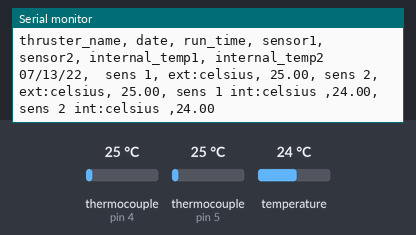
A sketch run on a simulated Arduino Uno, built with avr-gcc and run on an emulated ATmega328P. Shown: the last lines printed to the serial monitor. The test bench sets the inputs (shaded band); at power-on: thermocouple (sensors on pin 4, pin 5) 25 °C, temperature 24 °C.

Above: at 1.7 s.
1.8 s: thermocouple (sensor on pin 4) set to 6 °C
At 1.8 s:
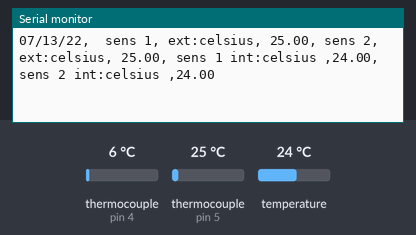
6.0 s: thermocouple (sensor on pin 5) set to 6 °C
At 6.4 s:
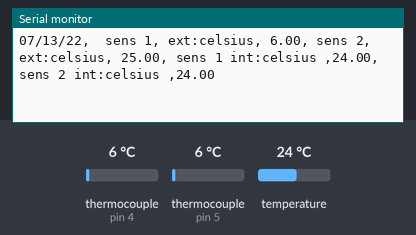
10.2 s: temperature set to 0 °C
At 10.8 s:
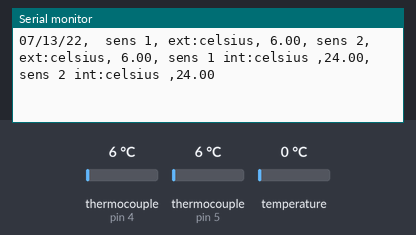
14.4 s: thermocouple (sensor on pin 4) set to 75 °C
At 14.9 s:
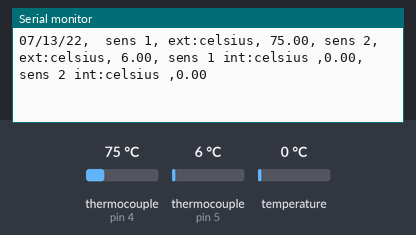
18.6 s: thermocouple (sensor on pin 5) set to 75 °C
At 19.1 s:
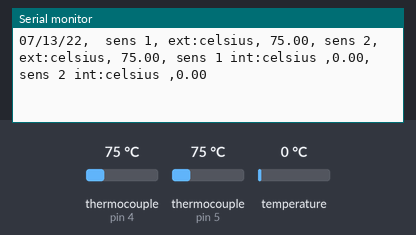
20.1 s: temperature set to 12 °C
At 21.2 s:
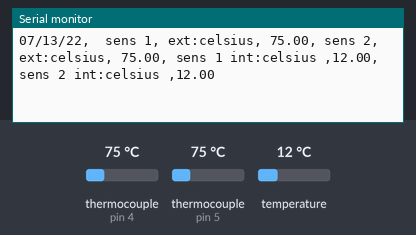
Timing chart, 0 to 22.6 s (numbered marks = the images above; inputs shaded):
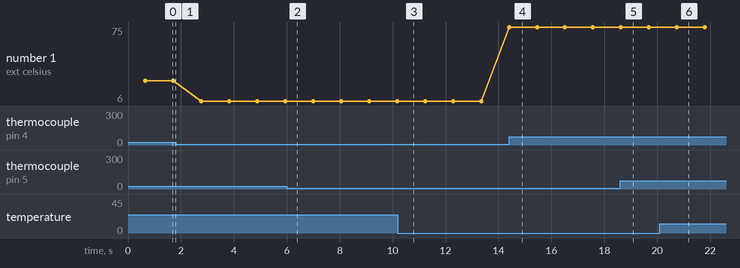

The sketch:

Temp__second_experiement_three_sensors.ino
```cpp
 /***************************************************
  used Limor Fried/Ladyada from Adafruit Industries code as a template

 ****************************************************/

#include <SPI.h>
#include "Adafruit_MAX31855.h"


//thermocouples
#define MAXDO   12
#define MAXCLK  2 //for spi clock
#define MAXCS1  4 //for thermo 1 pin
#define MAXCS2  5 //for thermo 2 pin


// Thermocouple class objects
 Adafruit_MAX31855 thermocouple_1(MAXCLK, MAXCS1, MAXDO);
 Adafruit_MAX31855 thermocouple_2(MAXCLK, MAXCS2, MAXDO);


// variables that need to be adjusted for each test


  String thruster = "thurster_1"; //enter thruster being run
  double read_time = 1000; //how often should a sample be taken in milliseconds
  int start_time = 0; //  leave this as 0.
  String date = "07/13/22"; //enter the date of the run. This is for record keeping


//system assignments, do not change these
double current_time = start_time;

void setup() {


  //start serial buss

  Serial.begin(9600);

  while (!Serial) delay(1); // wait for Serial

  Serial.println("MAX31855 test");
  // wait for MAX to be ready
  delay(500);
  Serial.print("Initializing sensors...");
  if (!thermocouple_1.begin()) {
    Serial.println("ERROR on sensor 1");
    while (1) delay(10);
  }

  if (!thermocouple_2.begin()) {
    Serial.println("ERROR on sensor 2");
    while (1) delay(10);
  }


  Serial.println("All sensors are ready! DONE.");
}

void loop() {
  // boot:  print the current temp


// Getting data reads ready for input
 bool read_sensor_set1 = true; //leave this as true unless you want to stop the sensor readings
 double sensor_list_value[][2] ={{-99,-99}, {-99,-99}}; // array to read the sensor  values
 String sensor_name[]= {"sens 1","sens 2"};

 Serial.println(sensor_name[1]);


  Serial.println("thruster_name, date, run_time, sensor1, sensor2, internal_temp1, internal_temp2");

  //read sensors and check that data was collected


  while (read_sensor_set1 == true )
  {


      sensor_list_value[0][0] = thermocouple_1.readCelsius();
      sensor_list_value[0][1] = thermocouple_1.readInternal();
      sensor_list_value[1][0] = thermocouple_2.readCelsius();
      sensor_list_value[1][1] = thermocouple_2.readInternal();


//print the data if it was collected

  Serial.print((String)date+", ");

      //temp measure
      Serial.print(" "+sensor_name[0]+", ext:celsius, ");
      Serial.print(sensor_list_value[0][0]);
      Serial.print(", "+sensor_name[1]+", ext:celsius, ");
      Serial.print(sensor_list_value[1][0]);

      Serial.print(", " +sensor_name[0]+ " int:celsius ,");
      Serial.print(sensor_list_value[0][1]); //internal temp"
      Serial.print(", " +sensor_name[1]+ " int:celsius ,");
      Serial.print(sensor_list_value[1][1]); //internal temp"

 Serial.println("");


    //Dealy before next read
    delay(read_time); //pause and wait for next run time
    current_time = current_time + read_time; //tracking current run time

     }//end while loop that is responsible for collecting the data


  }//end while
```

Measured:
- after the input at 14.4 s, the serial monitor: prints a new line at once (image 4)
- after the input at 18.6 s, the serial monitor: prints a new line at once (image 5)
- after the input at 20.1 s, the serial monitor: prints a new line after 0.64 s (image 6)
- plotted number 1: 25 → 6 after the input at 1.8 s, 6 → 75 after the input at 14.4 s
